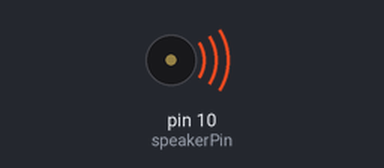
Simulated run of this sketch. Board: Arduino Uno, built with avr-gcc and run on an emulated ATmega328P. Parts: buzzer (waves = sounding). At 5.0 s the program stops and its outputs stay as they are.

Above: at 0.15 s.
At 5.0 s:
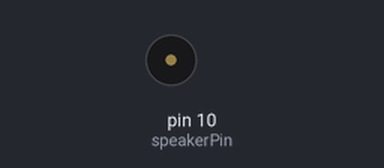
Timing chart, 0 to 6.5 s (numbered marks = the images above):
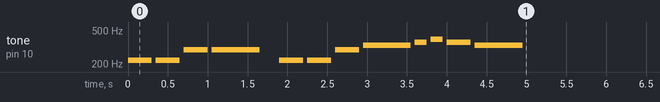

The sketch:

SIK_Circuit_2A-ResplendantGlory.ino
```cpp
/*
SparkFun Inventor’s Kit
Circuit 2A - Buzzer

Play notes using a buzzer connected to pin 10

This sketch was written by SparkFun Electronics, with lots of help from the Arduino community.
This code is completely free for any use.

View circuit diagram and instructions at: https://learn.sparkfun.com/tutorials/sparkfun-inventors-kit-experiment-guide---v40
Download drawings and code at: https://github.com/sparkfun/SIK-Guide-Code
*/

int speakerPin = 10;               //the pin that buzzer is connected to

void setup()
{
  pinMode(speakerPin, OUTPUT);    //set the output pin for the speaker
}

void loop()
{

  play('a', 2);
  play('a', 2);
  play('D', 2);
  play('D', 4);
  play(' ', 1);
  play('a', 2);
  play('a', 2);
  play('D', 2);
  play('E', 4);
  play('S', 1);
  play('G', 1);
  play('S', 2);
  play('E', 4);


  while(true){}       //get stuck in this loop forever so that the song only plays once
}


void play( char note, int beats)
{
  int numNotes = 15;  // number of notes in our note and frequency array (there are 15 values, but arrays start at 0)

  //Note: these notes are C major (there are no sharps or flats)

  //this array is used to look up the notes
  char notes[] = { 'c', 'd', 'e', 'f', 'g', 'a', 'b', 'C', 'D', 'E', 'F','S', 'G', 'A', 'B', ' '};
  //this array matches frequencies with each letter (e.g. the 4th note is 'f', the 4th frequency is 175)
  int frequencies[] = {131, 147, 165, 175, 196, 220, 247, 262, 294, 330, 349, 360 , 392, 440, 494, 0};

  int currentFrequency = 0;    //the frequency that we find when we look up a frequency in the arrays
  int beatLength = 150;   //the length of one beat (changing this will speed up or slow down the tempo of the song)

  //look up the frequency that corresponds to the note
  for (int i = 0; i < numNotes; i++)  // check each value in notes from 0 to 14
  {
    if (notes[i] == note)             // does the letter passed to the play function match the letter in the array?
    {
      currentFrequency = frequencies[i];   // Yes! Set the current frequency to match that note
    }
  }

  //play the frequency that matched our letter for the number of beats passed to the play function
  tone(speakerPin, currentFrequency, beats * beatLength);
  delay(beats* beatLength);   //wait for the length of the tone so that it has time to play
  delay(50);                  //a little delay between the notes makes the song sound more natural

}

/* CHART OF FREQUENCIES FOR NOTES IN C MAJOR
Note      Frequency (Hz)
c        131
d        147
e        165
f        175
g        196
a        220
b        247
C        262
D        294
E        330
F        349
G        392
A        440
B        494
*/
```

Measured:
- by itself, tone on pin 10 (speakerPin): plays 220 Hz for 0.30 s, 220 Hz for 0.30 s, 294 Hz for 0.30 s, 294 Hz for 0.60 s, 220 Hz for 0.30 s, 220 Hz for 0.30 s … (12 notes in this stretch)
